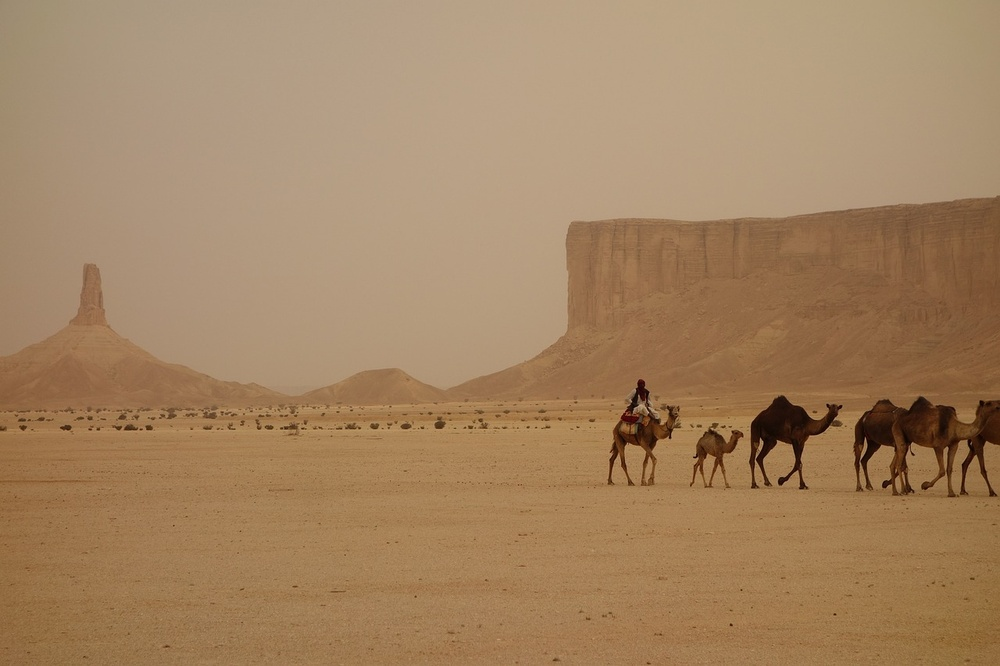
#> input picture Images/camel-train-3408458_1280.jpg, 1000 x 666 px, shrunk from 1280 x 853 before the run, found by its file name
$ python 'Convert To 24 bit.py'
#> lines starting #> are read from the running program, lines starting #| are printed output that depends on the picture
import cv2

gray_image = cv2.imread('images/camel-train-3408458_1280.jpg',cv2.IMREAD_GRAYSCALE)
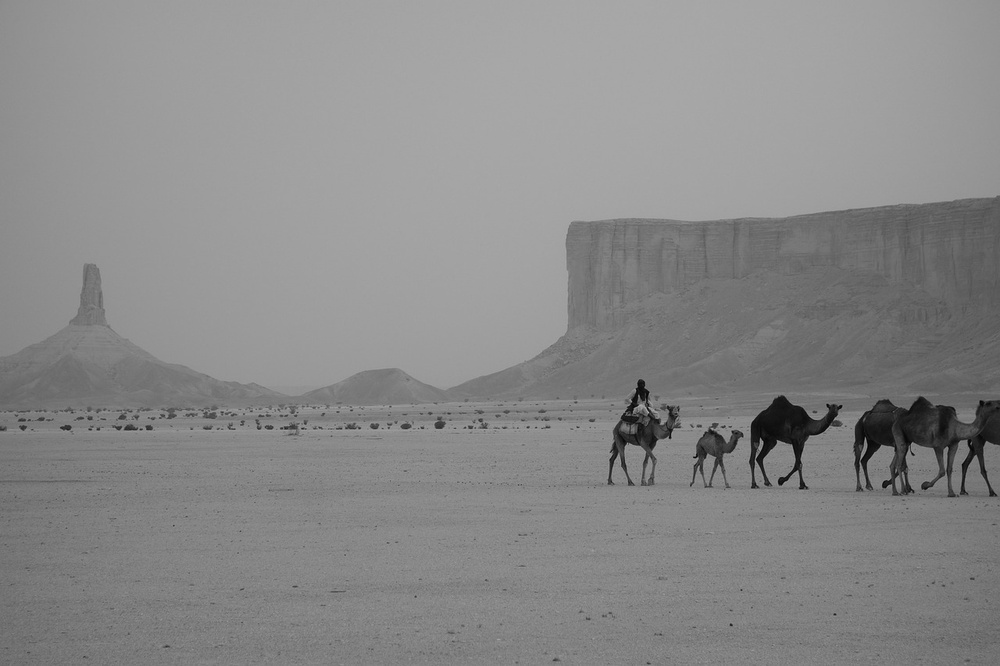
#> gray_image: shape (666, 1000); min 0, max 189, mean 137
bgr_image = cv2.cvtColor(gray_image, cv2.COLOR_GRAY2BGR)
bgr_image[:, : ,0] = 100
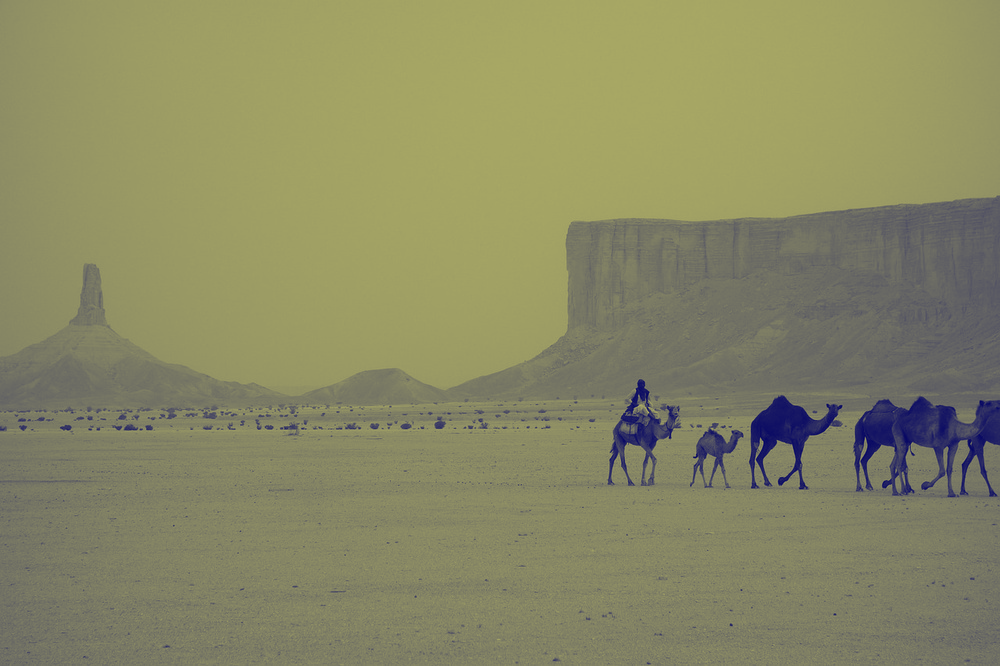
#> bgr_image: shape (666, 1000, 3); mean B, G, R 100, 137, 137
bgr_image[:, : ,2] = 100
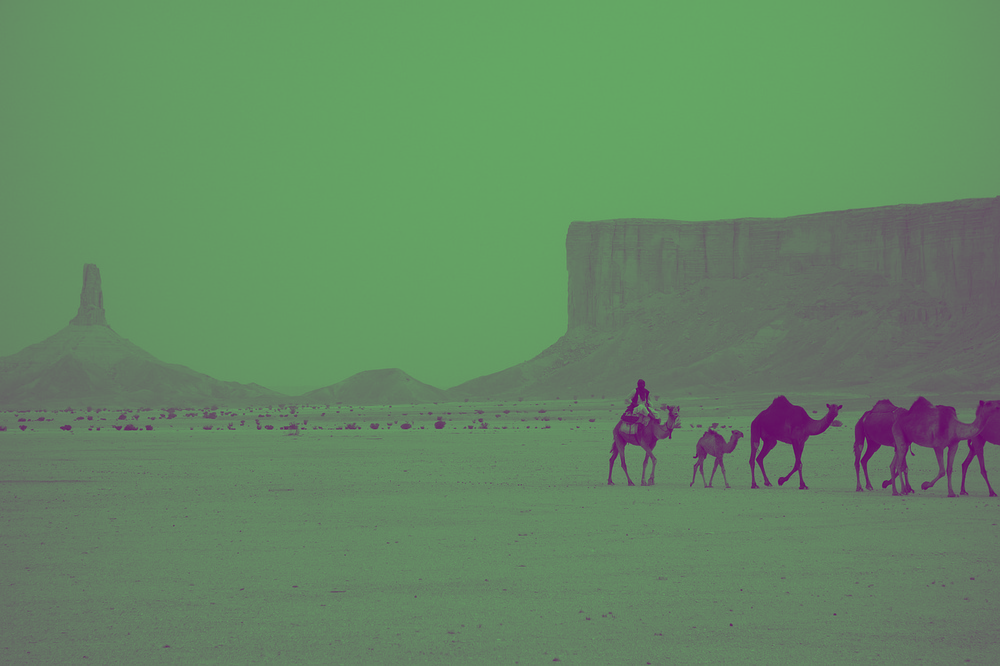
#> bgr_image: shape (666, 1000, 3); mean B, G, R 100, 137, 100

cv2.imshow('Gray Scale image 8-Bit' ,gray_image)
cv2.imshow('BGR image 24-bit' ,bgr_image)

cv2.waitKey(0)
cv2.destroyAllWindows()
